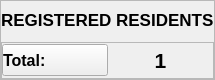
              <widget class="QFrame" name="frame_13">
               <property name="maximumSize">
                <size>
                 <width>16777215</width>
                 <height>80</height>
                </size>
               </property>
               <property name="frameShape">
                <enum>QFrame::StyledPanel</enum>
               </property>
               <property name="frameShadow">
                <enum>QFrame::Raised</enum>
               </property>
               <layout class="QVBoxLayout" name="verticalLayout_10">
                <property name="spacing">
                 <number>3</number>
                </property>
                <property name="leftMargin">
                 <number>0</number>
                </property>
                <property name="topMargin">
                 <number>0</number>
                </property>
                <property name="rightMargin">
                 <number>0</number>
                </property>
                <property name="bottomMargin">
                 <number>0</number>
                </property>
                <item>
                 <widget class="QLabel" name="label_16">
                  <property name="font">
                   <font>
                    <pointsize>13</pointsize>
                    <bold>true</bold>
                   </font>
                  </property>
                  <property name="text">
                   <string>REGISTERED RESIDENTS</string>
                  </property>
                 </widget>
                </item>
                <item>
                 <widget class="QFrame" name="frame_22">
                  <property name="frameShape">
                   <enum>QFrame::StyledPanel</enum>
                  </property>
                  <property name="frameShadow">
                   <enum>QFrame::Raised</enum>
                  </property>
                  <layout class="QHBoxLayout" name="horizontalLayout_16">
                   <property name="spacing">
                    <number>0</number>
                   </property>
                   <property name="leftMargin">
                    <number>0</number>
                   </property>
                   <property name="topMargin">
                    <number>0</number>
                   </property>
                   <property name="rightMargin">
                    <number>0</number>
                   </property>
                   <property name="bottomMargin">
                    <number>0</number>
                   </property>
                   <item>
                    <widget class="QPushButton" name="pushButton_11">
                     <property name="minimumSize">
                      <size>
                       <width>90</width>
                       <height>32</height>
                      </size>
                     </property>
                     <property name="maximumSize">
                      <size>
                       <width>130</width>
                       <height>16777215</height>
                      </size>
                     </property>
                     <property name="font">
                      <font>
                       <pointsize>12</pointsize>
                       <bold>true</bold>
                      </font>
                     </property>
                     <property name="styleSheet">
                      <string notr="true">text-align: left;</string>
                     </property>
                     <property name="text">
                      <string>Total: </string>
                     </property>
                     <property name="icon">
                      <iconset>
                       <normaloff>../../../../.designer/images&amp;icon/population.png</normaloff>../../../../.designer/images&amp;icon/population.png</iconset>
                     </property>
                     <property name="iconSize">
                      <size>
                       <width>30</width>
                       <height>30</height>
                      </size>
                     </property>
                    </widget>
                   </item>
                   <item>
                    <widget class="QLabel" name="population_display">
                     <property name="font">
                      <font>
                       <pointsize>20</pointsize>
                       <bold>true</bold>
                      </font>
                     </property>
                     <property name="text">
                      <string>&lt;html&gt;&lt;head/&gt;&lt;body&gt;&lt;p align=&quot;center&quot;&gt;&lt;span style=&quot; font-size:16pt;&quot;&gt;1&lt;/span&gt;&lt;/p&gt;&lt;/body&gt;&lt;/html&gt;</string>
                     </property>
                    </widget>
                   </item>
                  </layout>
                 </widget>
                </item>
               </layout>
              </widget>
